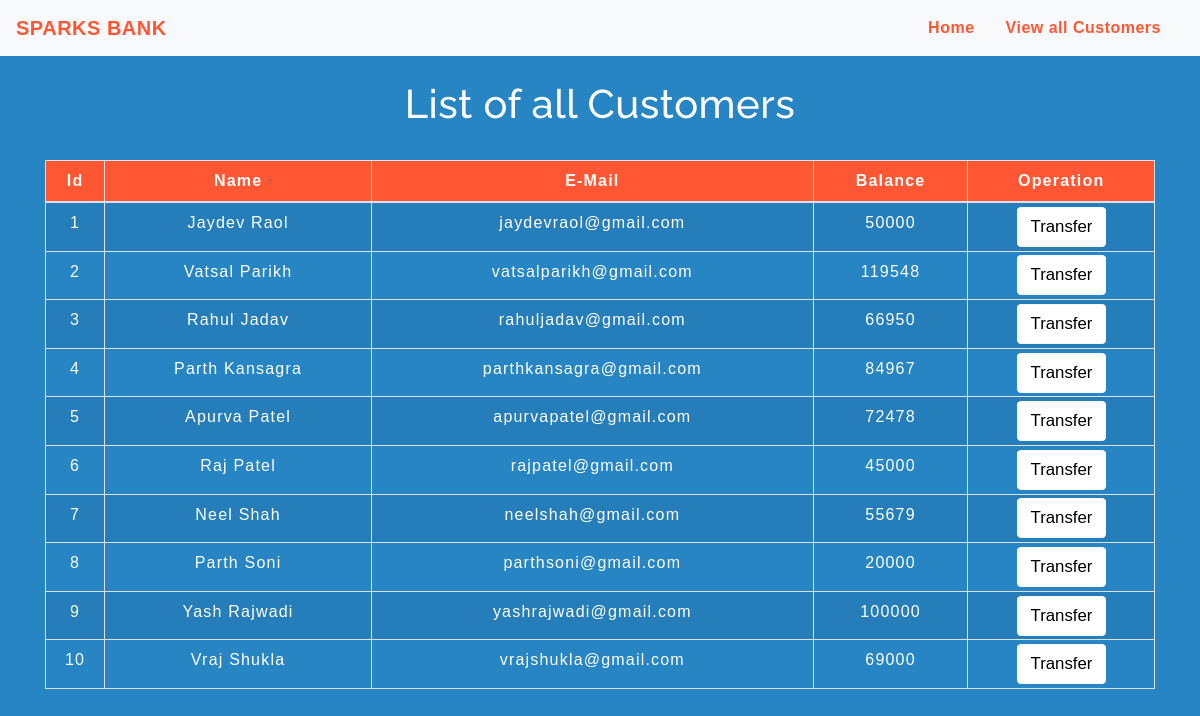
The page /customers.php on the database its author committed.
### tables this page shows
CREATE TABLE `users` (
  `id` int(3) NOT NULL,
  `name` text NOT NULL,
  `email` varchar(30) NOT NULL,
  `balance` int(8) NOT NULL
);

### customers.php (the view, shortened to what this page needs)
<!DOCTYPE html>
<html lang="en">
<head>
    <link rel="stylesheet" href="https://maxcdn.bootstrapcdn.com/bootstrap/4.0.0/css/bootstrap.min.css">
    <link rel="stylesheet" type="text/css" href="css/table.css">
    <link rel="stylesheet" type="text/css" href="css/navbar.css">
</head>
<body style="background-color : #2785C4;">
<?php
    include 'config.php';
    $sql = "SELECT * FROM users";
    $result = mysqli_query($conn,$sql);
?>
<?php
  include 'navbar.php';
?>
<div class="container">
        <h2 class="text-center pt-4" style="color : white;">List of all Customers</h2>
        <br>
            <div class="row">
                <div class="col">
                    <div class="table-responsive-sm">
                    <table class="table table-hover table-sm table-striped table-condensed table-bordered" style="border-color:black;">
                        <thead style="color : white; background-color : #FF5733;">
                            <tr>
                            <th scope="col" class="text-center py-2">Id</th>
                            <th scope="col" class="text-center py-2">Name</th>
                            <th scope="col" class="text-center py-2">E-Mail</th>
                            <th scope="col" class="text-center py-2">Balance</th>
                            <th scope="col" class="text-center py-2">Operation</th>
                            </tr>
                        </thead>
                        <tbody>
                <?php
                    while($rows=mysqli_fetch_assoc($result)){
                ?>
                    <tr style="color : white;">
                        <td class="py-2"><?php echo $rows['id'] ?></td>
                        <td class="py-2"><?php echo $rows['name']?></td>
                        <td class="py-2"><?php echo $rows['email']?></td>
                        <td class="py-2"><?php echo $rows['balance']?></td>
                        <td><a href="transfer.php?id= <?php echo $rows['id'] ;?>">
                    <button type="button" class="btn" style="background-color : #ffffff;">Transfer</button></a></td>
                    </tr>
                <?php
                    }
                ?>
                        </tbody>
                    </table>
                    </div>
                </div>
            </div>
         </div>
</body>
</html>

### navbar.php (shortened to what this page needs)
<nav class="navbar navbar-expand-md navbar-light bg-light">
<a class="navbar-brand" href="index.php" style="color : #FF5733"><b>SPARKS BANK</b></a>
<div class="collapse navbar-collapse" id="collapsibleNavbar">
      <ul class="navbar-nav ml-auto">
        <li class="nav-item">
          <a class="nav-link" href="index.php" style="color : #FF5733;"><b>Home</b></a>
        </li>
        <li class="nav-item">
          <a class="nav-link" href="customers.php" style="color : #FF5733;"><b>View all Customers</b></a>
        </li>
    </div>
 </nav>

### css/table.css (style rules this page uses)
* { padding: 0; margin: 0; box-sizing: border-box; font-family: sans-serif; }
h2 { font-size: 40px; }
table { letter-spacing: 1.2px; }
td { text-align: center; }
button { border:none; background: #d9d9d9; transition: 1s; transform: scale(1.05); }

### css/navbar.css (style rules this page uses)
.nav-link { margin-right: 15px; color:#2F363F; letter-spacing: 0.5px; transition: 0.5s; }
.navbar-brand { color: #4C4B4B; letter-spacing: 0.5px; }
h2 { color: #4C4B4B; letter-spacing: 0.5px; font-family: raleway; }

### rows shown on the page
users: id "1", name "Jaydev Raol", email "jaydevraol@gmail.com", balance "50000"
users: id "2", name "Vatsal Parikh", email "vatsalparikh@gmail.com", balance "119548"
users: id "3", name "Rahul Jadav", email "rahuljadav@gmail.com", balance "66950"
users: id "4", name "Parth Kansagra", email "parthkansagra@gmail.com", balance "84967"
users: id "5", name "Apurva Patel", email "apurvapatel@gmail.com", balance "72478"
users: id "6", name "Raj Patel", email "rajpatel@gmail.com", balance "45000"
users: id "7", name "Neel Shah", email "neelshah@gmail.com", balance "55679"
users: id "8", name "Parth Soni", email "parthsoni@gmail.com", balance "20000"
users: id "9", name "Yash Rajwadi", email "yashrajwadi@gmail.com", balance "100000"
users: id "10", name "Vraj Shukla", email "vrajshukla@gmail.com", balance "69000"
